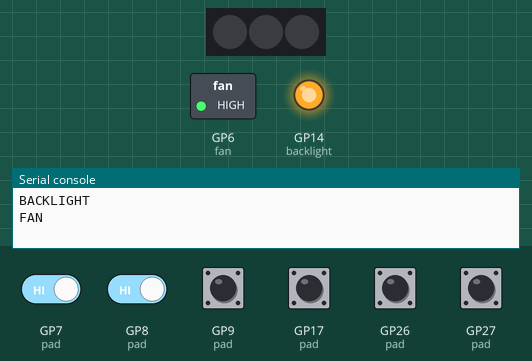
Recording of a program running on a simulated Raspberry Pi Pico running CircuitPython. On the bench: 3 RGB LEDs in strip order, left to right, switched loads named in the program (green lamp = pin HIGH), output pins drawn as LEDs (lit = HIGH), the last lines printed to the serial console. The inputs (shaded band) are chosen by the test bench; at power-on: GP7 (pad), GP8 (pad), GP9 (pad), GP17 (pad), GP26 (pad), GP27 (pad) HIGH. Dim RGB values are drawn brighter than linear.

Above: at 5.0 s.
5.1 s: GP7 (pad) driven LOW and GP8 (pad) driven LOW
At 5.1 s:
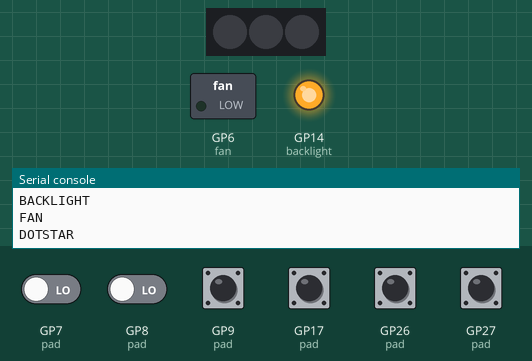
8.1 s: GP7 (pad) driven HIGH
At 9.8 s:
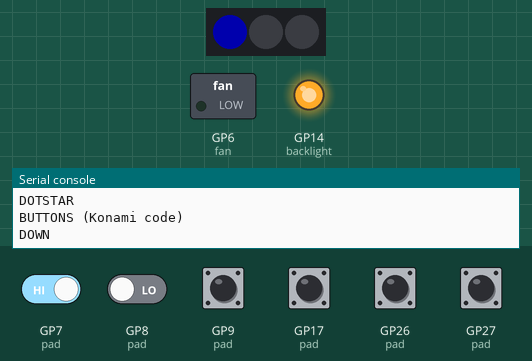
Timing chart, 0 to 11.3 s (numbered marks = the images above; inputs shaded):
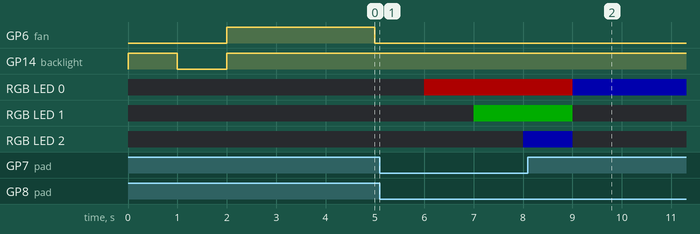

The program:

braincraft.py
```python
###
### Braincraft on a Pico To Zero Adaptor v0.2
### Working: Backlight+Fan+DotStar+Buttons+DisplayIO
###

import time
import board
import digitalio
import gamepad
import adafruit_dotstar as dotstar
import displayio
import busio
import adafruit_st7789

# Backlight

"""
GPIO #26 (37) GP14 - Backlight
"""

print("BACKLIGHT")

backlight = digitalio.DigitalInOut(board.GP14)
backlight.direction=digitalio.Direction.OUTPUT

backlight.value=True
time.sleep(1)
backlight.value=False
time.sleep(1)
backlight.value=True

# FAN

"""
GPIO #4 (7) GP6 - FAN.
"""

print("FAN")

fan = digitalio.DigitalInOut(board.GP6)
fan.direction=digitalio.Direction.OUTPUT

fan.value=True
time.sleep(3)
fan.value=False

# DotStar

"""
GPIO #5 (29) GP10 - DotStar LED data pin.
GPIO #6 (31) GP11 - Dotstar LED clock pin.
"""

print("DOTSTAR")

dots = dotstar.DotStar(board.GP11, board.GP10, 3, brightness=0.2)

time.sleep(1)
dots[0] = (255, 0, 0)
time.sleep(1)
dots[1] = (0, 255, 0)
time.sleep(1)
dots[2] = (0, 0, 255)
time.sleep(1)
dots.fill((0, 0, 0))

# Buttons

"""
GPIO #17 (11) GP7  - Button
GPIO #16 (36) GP17 - Joystick select
GPIO #22 (15) GP9  - Joystick left
GPIO #23 (16) GP27 - Joystick up
GPIO #24 (18) GP26 - Joystick right
GPIO #27 (13) GP8  - Joystick down
"""

print("BUTTONS (Konami code)")

B_A = 1 << 0
B_B = 1 << 1
B_LEFT   = 1 << 2
B_UP     = 1 << 3
B_RIGHT  = 1 << 4
B_DOWN   = 1 << 5

pad = gamepad.GamePad(
    digitalio.DigitalInOut(board.GP7),
    digitalio.DigitalInOut(board.GP17),
    digitalio.DigitalInOut(board.GP9),
    digitalio.DigitalInOut(board.GP27),
    digitalio.DigitalInOut(board.GP26),
    digitalio.DigitalInOut(board.GP8),
)

konami = [B_UP, B_UP, B_DOWN, B_DOWN, B_LEFT, B_RIGHT, B_LEFT, B_RIGHT, B_B, B_A]
position = 0

while True:
    buttons = pad.get_pressed()
    if buttons != 0:
        if konami[position] == buttons:
            dots[position%3]=(0,0,0)
            position += 1
            dots[position%3]=(255,0,0)
            if position == len(konami):
                print("Konami!")
                break
        else:
            dots[position%3]=(0,0,0)
            position = 0
            dots[position%3]=(0,0,255)
    if buttons & B_A:
        print("A")
    elif buttons & B_B:
        print("B")
    elif buttons & B_LEFT:
        print("LEFT")
    elif buttons & B_UP:
        print("UP")
    elif buttons & B_RIGHT:
        print("RIGHT")
    elif buttons & B_DOWN:
        print("DOWN")
    time.sleep(0.05)

    while buttons:
        # Wait for all buttons to be released.
        buttons = pad.get_pressed()
        time.sleep(0.05)

dots.fill((0, 0, 0))

# DisplayIO

"""
adapted from http://helloraspberrypi.blogspot.com/2021/01/raspberry-pi-picocircuitpython-st7789.html
"""

print("DISPLAYIO")

# Release any resources currently in use for the displays
displayio.release_displays()

tft_cs = board.GP5
tft_dc = board.GP22
#tft_res = board.GP23
spi_mosi = board.GP3
spi_clk = board.GP2

spi = busio.SPI(spi_clk, MOSI=spi_mosi)

display_bus = displayio.FourWire(
    spi, command=tft_dc, chip_select=tft_cs
)

# Create the ST7789 display:
display = adafruit_st7789.ST7789(
    display_bus,
    width=240,
    height=240,
    rowstart=80,
    colstart=0,
    rotation=180,
)

group = displayio.Group(max_size=10)
display.show(group)

bitmap = displayio.Bitmap(240, 240, 135)

palette = displayio.Palette(240)
for p in range(240):
    palette[p] = (0x10000*p) + (0x100*p) + p

for y in range(240):
    for x in range(240):
        bitmap[x,y] = y

tileGrid = displayio.TileGrid(bitmap, pixel_shader=palette, x=0, y=0)
group.append(tileGrid)

time.sleep(3.0)

while True:
    for p in range(240):
        palette[p] = p
    time.sleep(1)
    for p in range(240):
        palette[p] = p * 0x100
    time.sleep(1)
    for p in range(240):
        palette[p] = p * 0x10000
    time.sleep(1)

###########################################

# I2SOut does not work due to pin selection
# I2SIn not supported by CircuitPython

"""
GPIO #18, GPIO#19, GPIO #20, GPIO #21 - I2S Digital Audio.

GPIO #18 (PCM CLK)  GP28
GPIO #19 (PCM FS)   GP13
#GPIO #20 (PCM DIN) GP16
GPIO #21 (PCM DOUT) GP15

classaudiobusio.I2SOut(
    bit_clock: microcontroller.Pin,
    word_select: microcontroller.Pin,
    data: microcontroller.Pin, *,
    left_justified: bool)
"""

"""
import array
import math
import audiocore
import audiobusio
"""

"""
tone_volume = 0.1  # Increase this to increase the volume of the tone.
frequency = 440  # Set this to the Hz of the tone you want to generate.
length = 8000 // frequency
sine_wave = array.array("h", [0] * length)
for i in range(length):
    sine_wave[i] = int((math.sin(math.pi * 2 * i / length)) * tone_volume * (2 ** 15 -1))

audio = audiobusio.I2SOut(board.GP28, board.GP13, board.GP15)

sine_wave_sample = audiocore.RawSample(sine_wave)

while True:
    audio.play(sine_wave_sample, loop=True)
    time.sleep(1)
    audio.stop()
    time.sleep(1)
"""
```
